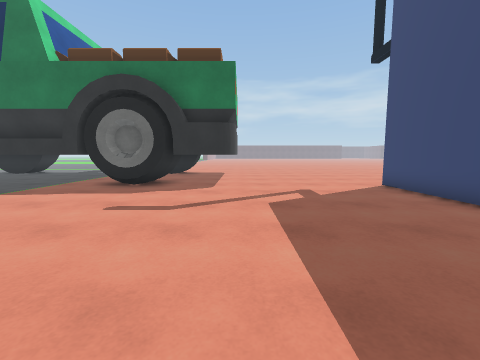
view 1 (above)

21 first-person views from a walk through a Unity game level. The camera is 1.2 m above the floor, tilts 6° down and sees 90° across. The floor is counted in squares, 1 m on a side. Each view is taken from the middle of a square. On the plan, view 1 faces up. The plan holds only what a view shows up to about 12 squares ahead; the rest is blank. The place goes on beyond the plan. Some animated figures are not drawn. Some surface patterns are stand-ins.

view 2
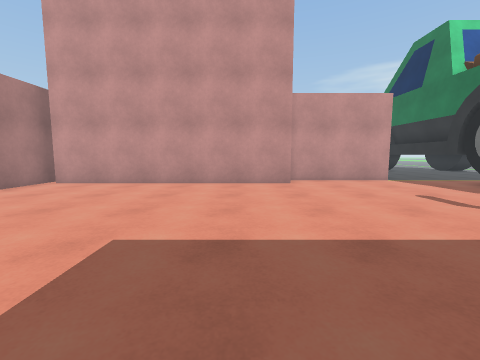

view 3
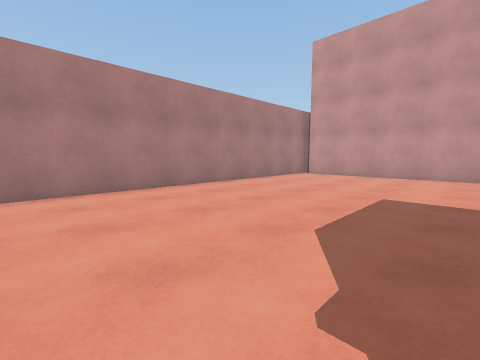

view 4
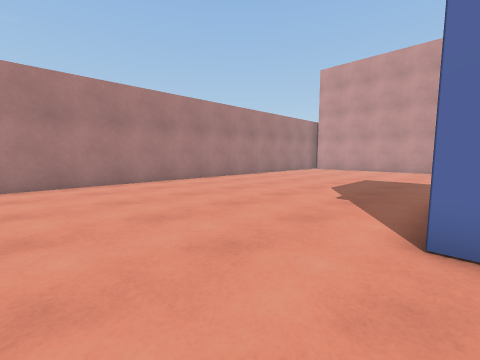

view 5
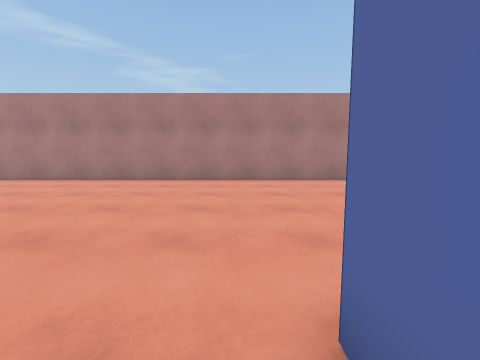

view 6
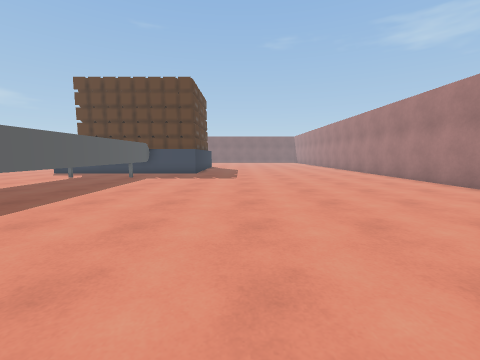

view 7
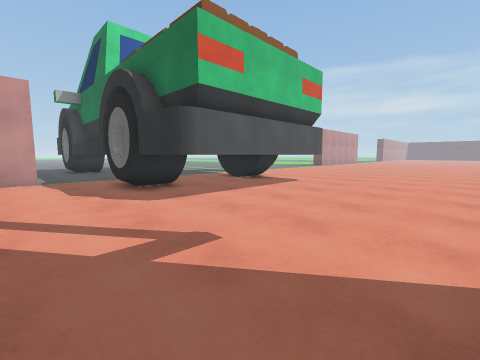

view 8
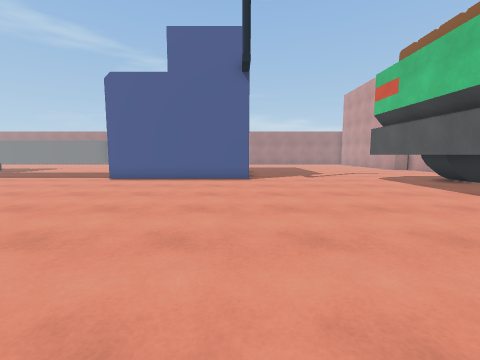

view 9
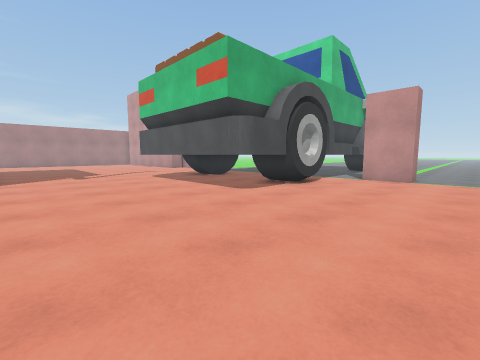

view 10
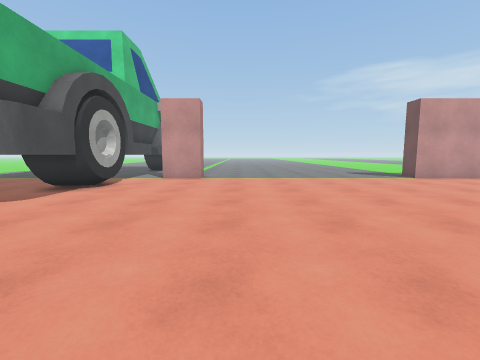

view 11
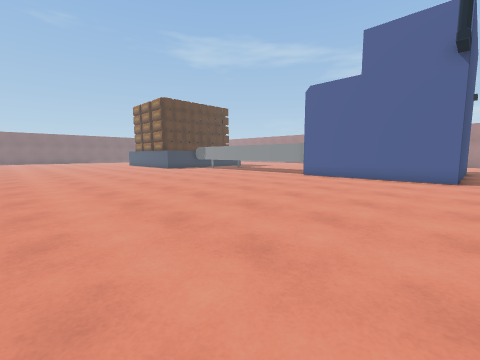

view 12
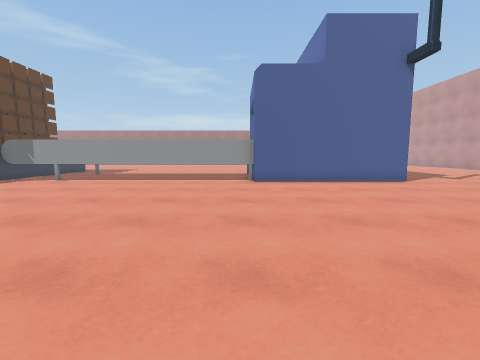

view 13
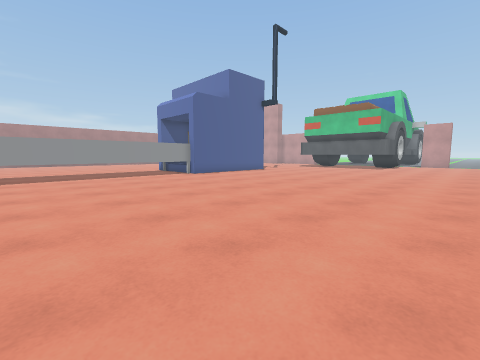

view 14
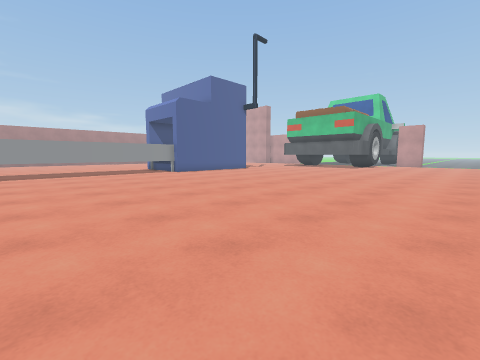

view 15
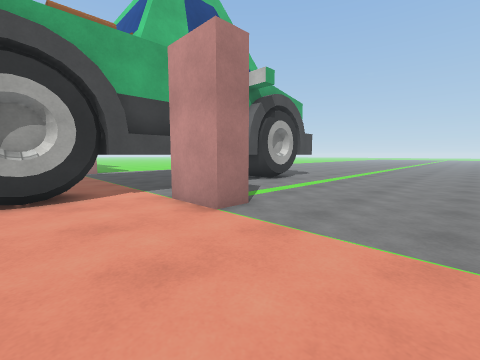

view 16
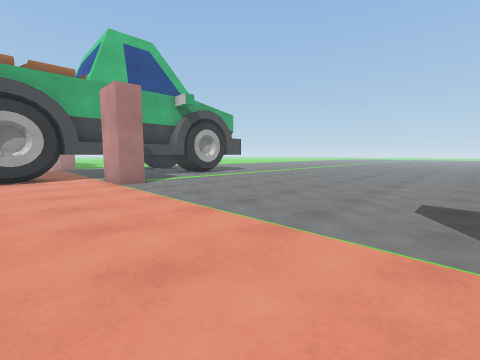

view 17
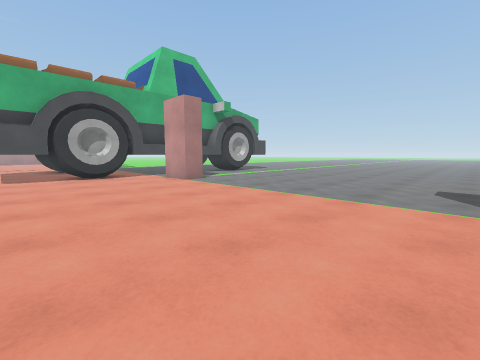

view 18
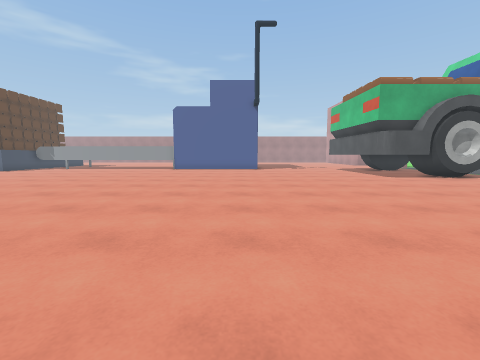

view 19
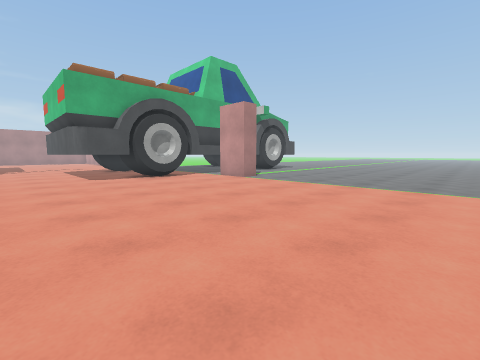

view 20
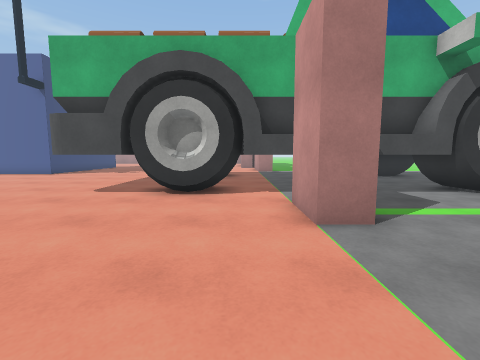

view 21
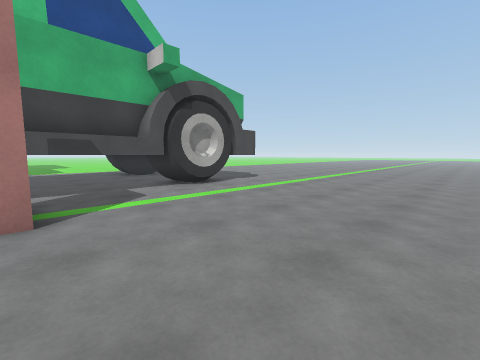

### Floor plan
Key: @ floor where view 1 was taken; # wall or solid block; . floor; ^ raised ledge; O other object.
Columns run from 13 left of view 1 to 21 right of it. Each row starts with its distance up from view 1.
 30 .............
 29 ................    .
 28 ................  .....
 27 ................ .......
 26 ................ .......
 25 .........................
 24 ...................................
 23 ...................................
 22 ...................................
 21 ...................................
 20 .....##............................
 19 ..... #............................
 18 ..... #............................
 17 O########OO##......................
 16 O#     ###O###.....................
 15 ##       ### #.....................
 14              #.....................
 13              #.....................
 12              #.....................
 11          ##  #.....................
 10        ###O ##.....................
  9     #####OO##......#######^^^^^^^^^
  8     ...............#
  7       #............#
  6       #............#        ^^^^^^^
  5       #............        ........
  4       #...........        .........
  3       #..........      ............
  2       ##.........     #............
  1        #...........................
  0        #.....@.....................
 -1        #...........................
 -2        #...........................
 -3        #...........................
 -4        #...........................
 -5        #...........................
 -6        #...........................
 -7        #...........................
 -8       ####  #######################

Where each view was taken, in squares from view 1:
view 1: 0 up, 0 right, facing up
view 2: 0 up, 4 right, facing left
view 3: 0 up, 8 right, facing down-left
view 4: 2 up, 13 right, facing down-left
view 5: 3 up, 10 right, facing down
view 6: 0 up, 9 right, facing right
view 7: 6 up, 5 right, facing up-left
view 8: 21 up, 6 right, facing down
view 9: 22 up, 5 right, facing down-left
view 10: 22 up, 5 right, facing left
view 11: 22 up, 5 right, facing down-right
view 12: 20 up, 13 right, facing down
view 13: 22 up, 21 right, facing down-left
view 14: 24 up, 21 right, facing down-left
view 15: 24 up, 4 left, facing down-left
view 16: 30 up, 4 left, facing down-left
view 17: 30 up, 1 left, facing down-left
view 18: 29 up, 7 right, facing down
view 19: 29 up, 2 right, facing down-left
view 20: 24 up, 6 left, facing down
view 21: 25 up, 8 left, facing down-left
